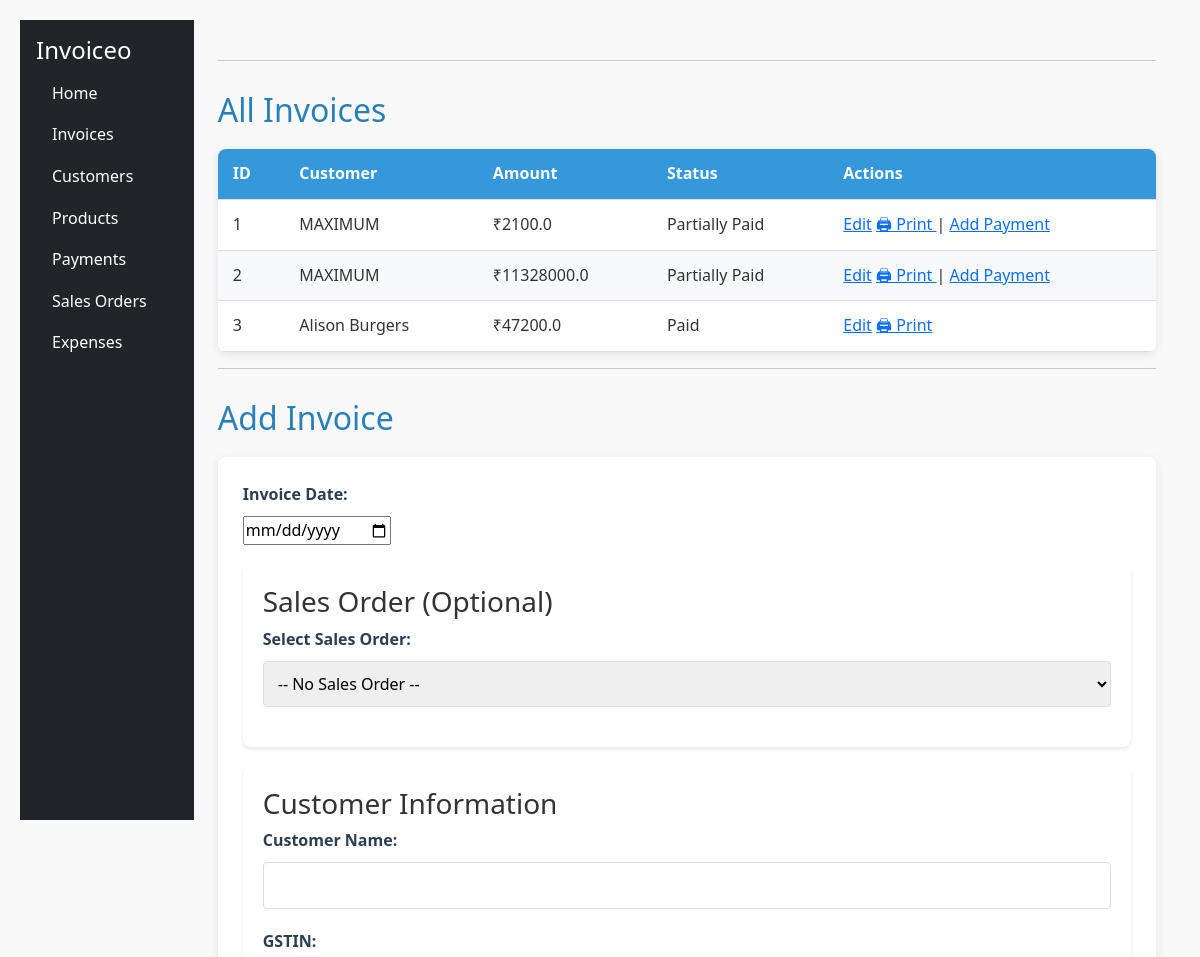
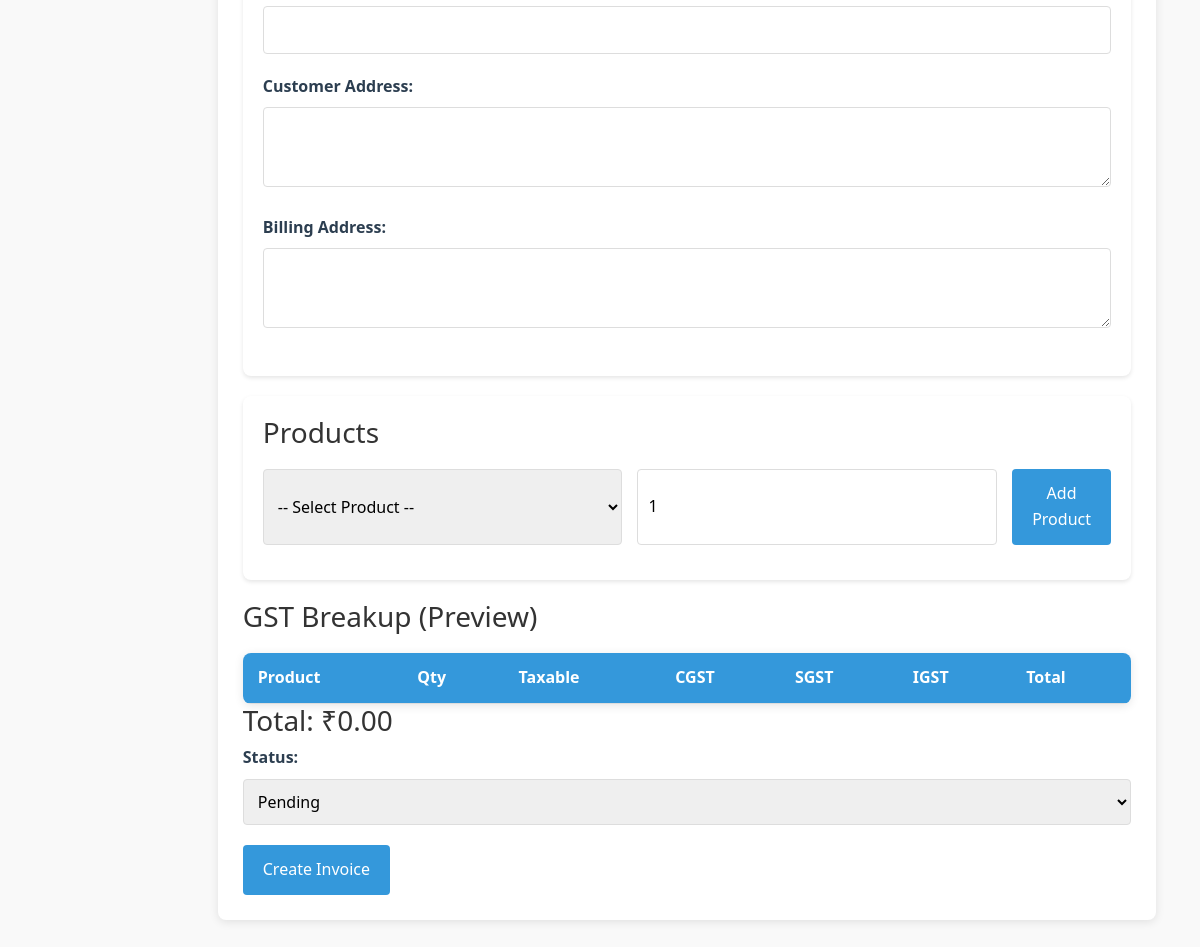
Page /invoices on the committed database (2 pictures, top to bottom).
### app.py (models this page shows)
class Invoice(db.Model):
    id = db.Column(db.Integer, primary_key=True)
    customer_name = db.Column(db.String(100), nullable=False)
    customer_gstin = db.Column(db.String(15), nullable=False)
    amount = db.Column(db.Float, nullable=False)
    customer_address = db.Column(db.String(300), nullable=False)
    billing_address = db.Column(db.String(300), nullable=False)
    status = db.Column(db.String(20), default="Pending")
    created_at = db.Column(db.DateTime, default=datetime.utcnow)
    items = db.relationship('InvoiceItem', backref='invoice', cascade='all, delete-orphan')
    payments = db.relationship('Payment', backref='invoice', cascade='all, delete-orphan')
    @property
    def total_paid(self):
        return sum(p.amount for p in self.payments)
    @property
    def balance(self):
        return round(self.amount - self.total_paid, 2)

### app.py (the view)
@app.route('/invoices')
def invoices():
    return render_template(
        'invoices.html',
        invoices=Invoice.query.all(),
        customers=Customer.query.all(),
        products=Product.query.all(),
        sales_orders=SalesOrder.query.all()
    )

### templates/invoices.html (shortened to what this page needs)
{% extends 'base.html' %}
{% block content %}
<link rel="stylesheet" href="{{ url_for('static', filename='invoice.css') }}">
<hr>
<h2>All Invoices</h2>
{% if invoices %}
<table>
    <thead>
        <tr>
            <th>ID</th>
            <th>Customer</th>
            <th>Amount</th>
            <th>Status</th>
            <th>Actions</th>
        </tr>
    </thead>
    <tbody>
    {% for invoice in invoices %}
        <tr>
            <td>{{ invoice.id }}</td>
            <td>{{ invoice.customer_name }}</td>
            <td>₹{{ invoice.amount }}</td>
            <td>{{ invoice.status }}</td>
            <td>
                <a href="{{ url_for('edit_invoice', id=invoice.id) }}">Edit</a>
                <a href="{{ url_for('invoice_pdf', invoice_id=invoice.id) }}" target="_blank">
    🖨 Print
                </a>
                {% if invoice.balance > 0 %}
                    | <a href="{{ url_for('add_payment', invoice_id=invoice.id) }}">Add Payment</a>
                {% endif %}
            </td>
        </tr>
    {% endfor %}
    </tbody>
</table>
{% else %}
<p>No invoices found.</p>
{% endif %}
<hr>
<h2>Add Invoice</h2>
<form method="POST" action="{{ url_for('add_invoice') }}">
<div class="form-group">
    <label>Invoice Date:</label>
    <input type="date" name="invoice_date" required>
</div>
<div class="form-section">
    <h3>Sales Order (Optional)</h3>
    <div class="form-group">
        <label>Select Sales Order:</label>
        <select name="sales_order_id" id="sales_order_id" onchange="fillFromSO()">
            <option value="">-- No Sales Order --</option>
        </select>
    </div>
</div>
<div class="form-section">
    <h3>Customer Information</h3>
    <div class="form-group">
        <label>Customer Name:</label>
        <input type="text" name="customer_name" id="customer_name" required>
    </div>
    <div class="form-group">
        <label>GSTIN:</label>
        <input type="text" name="customer_gstin" id="customer_gstin" required>
    </div>
    <div class="form-group">
        <label>Customer Address:</label>
        <textarea name="customer_address" id="customer_address" required></textarea>
    </div>
    <div class="form-group">
        <label>Billing Address:</label>
        <textarea name="billing_address" id="billing_address" required></textarea>
    </div>
</div>
<div class="form-section">
    <h3>Products</h3>
    <div class="form-row">
        <select id="product_select">
            <option value="">-- Select Product --</option>
        </select>
        <input type="number" id="product_quantity" min="1" value="1">
        <button type="button" onclick="addProductRow()">Add Product</button>
    </div>
</div>
<h3>GST Breakup (Preview)</h3>
<table id="gst_table">
    <thead>
        <tr>
            <th>Product</th>
            <th>Qty</th>
            <th>Taxable</th>
            <th>CGST</th>
            <th>SGST</th>
            <th>IGST</th>
            <th>Total</th>
        </tr>
    </thead>
</table>
<h3>Total: ₹<span id="invoice_total">0.00</span></h3>
<div class="form-group">
    <label>Status:</label>
    <select name="status">
        <option value="Pending">Pending</option>
    </select>
</div>
<button type="submit">Create Invoice</button>
</form>
{% endblock %}

### static/invoice.css (style rules this page uses)
body { font-family: 'Segoe UI', Tahoma, Geneva, Verdana, sans-serif; line-height: 1.6; color: #333; max-width: 1200px; margin: 0 auto; padding: 20px; background-color: #f9f9f9; }
h1, h2 { color: #2c3e50; margin-bottom: 20px; }
h2 { color: #2980b9; margin-top: 30px; }
form { background: white; padding: 25px; border-radius: 8px; box-shadow: 0 2px 10px rgba(0, 0, 0, 0.1); margin-bottom: 30px; }
.form-group { margin-bottom: 20px; }
label { display: block; margin-bottom: 8px; font-weight: 600; color: #2c3e50; }
input[type="text"], input[type="number"], select, textarea { width: 100%; padding: 10px; border: 1px solid #ddd; border-radius: 4px; font-size: 16px; transition: border-color 0.3s; }
textarea { min-height: 80px; resize: vertical; }
button, input[type="submit"] { background-color: #3498db; color: white; border: none; padding: 12px 20px; border-radius: 4px; cursor: pointer; font-size: 16px; transition: background-color 0.3s; }
table { width: 100%; border-collapse: collapse; margin-top: 20px; background: white; box-shadow: 0 2px 10px rgba(0, 0, 0, 0.1); border-radius: 8px; overflow: hidden; }
th, td { padding: 12px 15px; text-align: left; border-bottom: 1px solid #ddd; }
th { background-color: #3498db; color: white; font-weight: 600; }
tr:nth-child(even) { background-color: #f8f9fa; }
.form-section { background: white; padding: 20px; border-radius: 8px; box-shadow: 0 2px 4px rgba(0,0,0,0.1); margin-bottom: 20px; }
.form-row { display: flex; gap: 15px; margin-bottom: 15px; }

### rows in the picture
Invoice: id "1", customer_name "MAXIMUM", amount "2100.0", status "Partially Paid"
Invoice: id "2", customer_name "MAXIMUM", amount "11328000.0", status "Partially Paid"
Invoice: id "3", customer_name "Alison Burgers", amount "47200.0", status "Paid"
